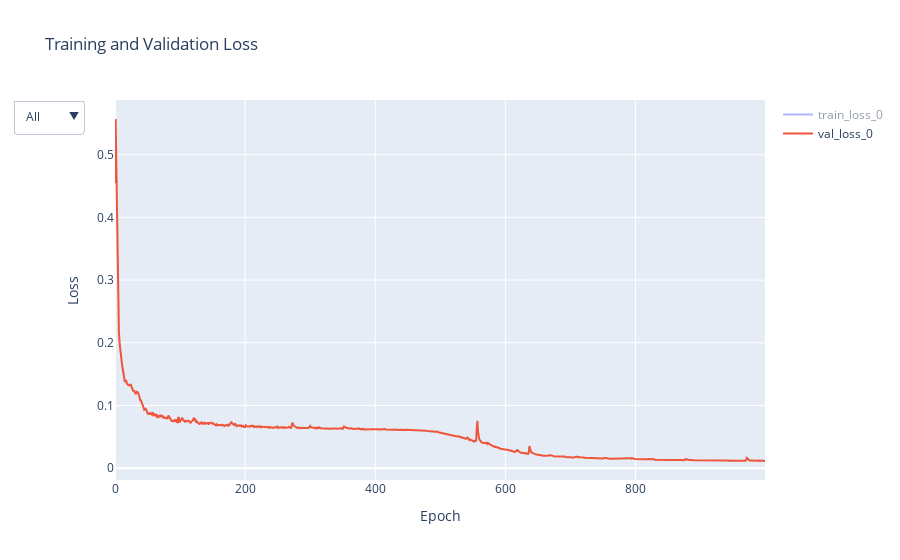

Notebook code cell kept with this figure:
### Markdown cell above
# Vanilla model

### Code cell
from plot import training_log

training_log(version=[8])

### Figure 1 — Plotly figure (JSON) as saved in the notebook; plotly's stock layout.template omitted (floating-point values rounded to 4 significant figures; data arrays with more than 128 entries replaced by an {"elided": "..."} marker saying what was removed)
{"data": [{"mode": "lines", "name": "train_loss_0", "type": "scatter", "visible": "legendonly", "x": {"elided": "1000 int values"}, "y": {"elided": "1000 float values"}}, {"mode": "lines", "name": "val_loss_0", "type": "scatter", "x": {"elided": "1000 int values"}, "y": {"elided": "1000 float values"}}], "layout": {"title": {"text": "Training and Validation Loss"}, "updatemenus": [{"buttons": [{"args": [{"visible": [true, true]}], "label": "All", "method": "update"}, {"args": [{"visible": [false, false]}], "label": "None", "method": "update"}], "direction": "down", "showactive": true}], "xaxis": {"title": {"text": "Epoch"}}, "yaxis": {"title": {"text": "Loss"}}}}
